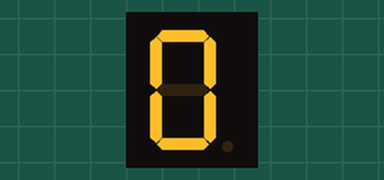
Recording of a program running on a simulated Raspberry Pi (header pin numbers). Shown: 1-digit seven-segment display. The segment pins are drawn as the display they are named for. At 10.0 s the program stops and its outputs stay as they are.

Above: at 0.1 s.
At 2.1 s:
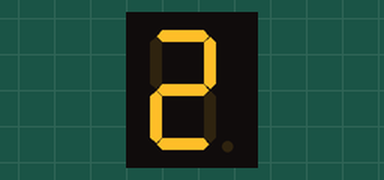
At 3.1 s:
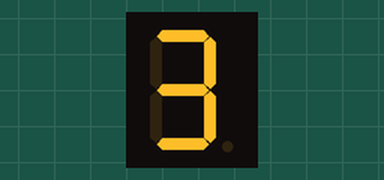
At 5.1 s:
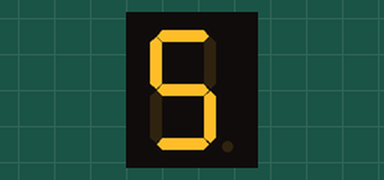
At 6.1 s:
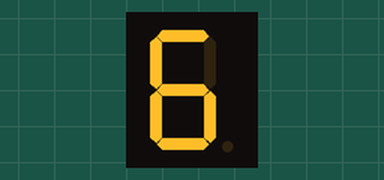
At 9.1 s:
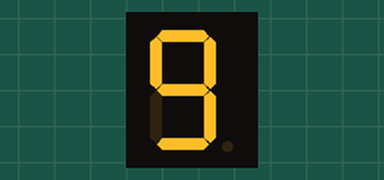

The program:

gpio_fnd.py
```python
import RPi.GPIO as GPIO
import time

num = 0
#        A   B   C   D   E   F   G   DP
# seg = [11, 13, 15, 16, 18, 19, 21, 23]
seg = [8, 10, 12, 13, 19, 21, 23, 24]

#       A B C D E F G DP
fnd = [(1,1,1,1,1,1,0,0),#0
       (0,1,1,0,0,0,0,0),#1
       (1,1,0,1,1,0,1,0),#2
       (1,1,1,1,0,0,1,0),#3
       (0,1,1,0,0,1,1,0),#4
       (1,0,1,1,0,1,1,0),#5
       (1,0,1,1,1,1,1,0),#6
       (1,1,1,0,0,0,0,0),#7
       (1,1,1,1,1,1,1,0),#8
       (1,1,1,1,0,1,1,0)]#9

def number():
    global num
    if num == 10:
        num = 0
    GPIO.output(seg,fnd[num])
    time.sleep(0.2)
    num += 1
    print(num-1)

# def button_callback(channel):
#     number()
#     print("Button was pushed!")


Switch = 10

GPIO.setwarnings(False)
GPIO.setmode(GPIO.BOARD)

GPIO.setup(seg,GPIO.OUT,initial=GPIO.LOW)

for i in range(10):
        GPIO.output(seg,fnd[i])
        time.sleep(1)

# while 1:
#     number()

# GPIO.setup(Switch,GPIO.IN,pull_up_down=GPIO.PUD_DOWN)


# GPIO.add_event_detect(Switch,GPIO.RISING,callback=button_callback,bouncetime=300)

# message = input("Press enter to quit\n\n")

GPIO.cleanup()
```

Measured:
- what the display in image 0 shows lasts 1.0 s, from 0.1 s to 1.1 s
